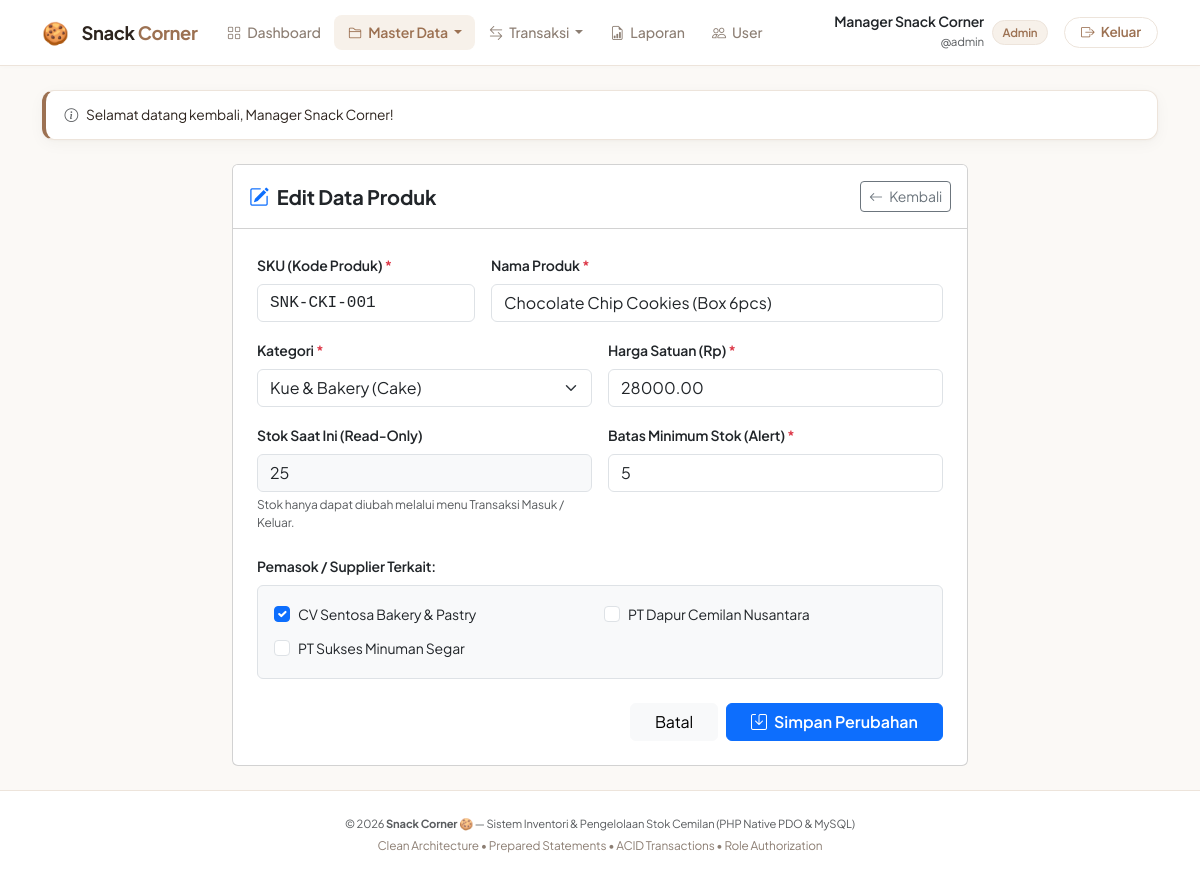
Screenshot of /public/products/edit.php?id=1 (signed in) with the database file from the repository.
### tables this page shows
CREATE TABLE products (
    id INT AUTO_INCREMENT PRIMARY KEY,
    category_id INT NOT NULL,
    sku VARCHAR(50) NOT NULL UNIQUE,
    name VARCHAR(150) NOT NULL,
    price DECIMAL(12,2) NOT NULL DEFAULT 0.00,
    stock INT NOT NULL DEFAULT 0,
    minimum_stock INT NOT NULL DEFAULT 5,
    created_at TIMESTAMP DEFAULT CURRENT_TIMESTAMP,
    updated_at TIMESTAMP DEFAULT CURRENT_TIMESTAMP ON UPDATE CURRENT_TIMESTAMP,
    FOREIGN KEY (category_id) REFERENCES categories(id) ON UPDATE CASCADE ON DELETE RESTRICT
);

CREATE TABLE categories (
    id INT AUTO_INCREMENT PRIMARY KEY,
    name VARCHAR(100) NOT NULL UNIQUE,
    description TEXT NULL,
    created_at TIMESTAMP DEFAULT CURRENT_TIMESTAMP
);

CREATE TABLE suppliers (
    id INT AUTO_INCREMENT PRIMARY KEY,
    name VARCHAR(150) NOT NULL,
    contact_person VARCHAR(100) NULL,
    phone VARCHAR(20) NULL,
    address TEXT NULL,
    created_at TIMESTAMP DEFAULT CURRENT_TIMESTAMP
);

### helpers/auth.php (called while the page is built, shortened)
<?php
function url(string $path = ''): string
{
    $path = ltrim($path, '/');
    return BASE_URL . ($path ? '/' . $path : '');
}

### helpers/validation.php (called while the page is built, shortened)
<?php
function validate_int($value, ?int $min = null, ?int $max = null)
{
    $options = [];
    if ($min !== null) $options['min_range'] = $min;
    $filterOptions = !empty($options) ? ['options' => $options] : 0;
    return filter_var($value, FILTER_VALIDATE_INT, $filterOptions);
}

### helpers/escape.php (called while the page is built, shortened)
<?php
function e($value): string
{
    return htmlspecialchars((string) $value, ENT_QUOTES, 'UTF-8');
}

### public/products/edit.php (the view, shortened to what this page needs)
<?php
require_once __DIR__ . '/../../config/database.php';
require_once __DIR__ . '/../../helpers/escape.php';
require_once __DIR__ . '/../../helpers/auth.php';
require_once __DIR__ . '/../../helpers/validation.php';
$id = validate_int($_GET['id'] ?? null, 1);
$stmt = $pdo->prepare('SELECT * FROM products WHERE id = :id');
$stmt->execute(['id' => $id]);
$product = $stmt->fetch();
$stmtSup = $pdo->prepare('SELECT supplier_id FROM product_suppliers WHERE product_id = :id');
$stmtSup->execute(['id' => $id]);
$currentSuppliers = $stmtSup->fetchAll(PDO::FETCH_COLUMN);
$categories = $pdo->query('SELECT id, name FROM categories ORDER BY name ASC')->fetchAll();
$suppliers = $pdo->query('SELECT id, name FROM suppliers ORDER BY name ASC')->fetchAll();
$sku = $product['sku'];
$name = $product['name'];
$categoryId = $product['category_id'];
$price = $product['price'];
$minimumStock = $product['minimum_stock'];
$selectedSuppliers = $currentSuppliers;
include __DIR__ . '/../../views/header.php';
?>
<div class="row justify-content-center">
    <div class="col-lg-8">
        <div class="card">
            <div class="card-header bg-white py-3 d-flex justify-content-between align-items-center">
                <h5 class="fw-bold mb-0 text-dark">
                    <i class="bi bi-pencil-square me-2 text-primary"></i>Edit Data Produk
                </h5>
                <a href="<?= url('products/index.php') ?>" class="btn btn-sm btn-outline-secondary">
                    <i class="bi bi-arrow-left me-1"></i> Kembali
                </a>
            </div>
            <div class="card-body p-4">
                <form method="POST" action="<?= url('products/edit.php?id=' . $id) ?>">
                    <div class="row g-3 mb-3">
                        <div class="col-md-4">
                            <label for="sku" class="form-label small fw-semibold">SKU (Kode Produk) <span class="text-danger">*</span></label>
                            <input type="text" class="form-control font-monospace" id="sku" name="sku" value="<?= e($sku) ?>" required>
                        </div>
                        <div class="col-md-8">
                            <label for="name" class="form-label small fw-semibold">Nama Produk <span class="text-danger">*</span></label>
                            <input type="text" class="form-control" id="name" name="name" value="<?= e($name) ?>" required>
                        </div>
                    </div>
                    <div class="row g-3 mb-3">
                        <div class="col-md-6">
                            <label for="category_id" class="form-label small fw-semibold">Kategori <span class="text-danger">*</span></label>
                            <select class="form-select" id="category_id" name="category_id" required>
                                <?php foreach ($categories as $cat): ?>
                                    <option value="<?= $cat['id'] ?>" <?= $categoryId == $cat['id'] ? 'selected' : '' ?>>
                                        <?= e($cat['name']) ?>
                                    </option>
                                <?php endforeach; ?>
                            </select>
                        </div>
                        <div class="col-md-6">
                            <label for="price" class="form-label small fw-semibold">Harga Satuan (Rp) <span class="text-danger">*</span></label>
                            <input type="number" step="100" class="form-control" id="price" name="price" value="<?= e($price) ?>" required min="0">
                        </div>
                    </div>
                    <div class="row g-3 mb-4">
                        <div class="col-md-6">
                            <label class="form-label small fw-semibold">Stok Saat Ini (Read-Only)</label>
                            <input type="text" class="form-control bg-light" value="<?= number_format($product['stock']) ?>" readonly>
                            <div class="form-text" style="font-size: 0.75rem;">Stok hanya dapat diubah melalui menu Transaksi Masuk / Keluar.</div>
                        </div>
                        <div class="col-md-6">
                            <label for="minimum_stock" class="form-label small fw-semibold">Batas Minimum Stok (Alert) <span class="text-danger">*</span></label>
                            <input type="number" class="form-control" id="minimum_stock" name="minimum_stock" value="<?= e($minimumStock) ?>" required min="0">
                        </div>
                    </div>
                    <div class="mb-4">
                        <label class="form-label small fw-semibold d-block">Pemasok / Supplier Terkait:</label>
                        <div class="p-3 border rounded bg-light">
                            <?php if (empty($suppliers)): ?>
                                <small class="text-muted">Belum ada data supplier.</small>
                            <?php else: ?>
                                <div class="row g-2">
                                    <?php foreach ($suppliers as $sup): ?>
                                        <div class="col-md-6">
                                            <div class="form-check">
                                                <input class="form-check-input" type="checkbox" name="suppliers[]" value="<?= $sup['id'] ?>" id="sup_<?= $sup['id'] ?>" <?= in_array($sup['id'], $selectedSuppliers) ? 'checked' : '' ?>>
                                                <label class="form-check-label small" for="sup_<?= $sup['id'] ?>">
                                                    <?= e($sup['name']) ?>
                                                </label>
                                            </div>
                                        </div>
                                    <?php endforeach; ?>
                                </div>
                            <?php endif; ?>
                        </div>
                    </div>
                    <div class="d-flex justify-content-end gap-2">
                        <a href="<?= url('products/index.php') ?>" class="btn btn-light px-4">Batal</a>
                        <button type="submit" class="btn btn-primary px-4 fw-semibold">
                            <i class="bi bi-save me-1"></i> Simpan Perubahan
                        </button>
                    </div>
                </form>
            </div>
        </div>
    </div>
</div>
<?php include __DIR__ . '/../../views/footer.php'; ?>

### public/css/style.css (style rules this page uses)
:root { --coksu-primary: #9c7152; --coksu-primary-hover: #865e41; --coksu-primary-active: #724f35; --coksu-light: #f7f1ea; --coksu-light-hover: #efe4d8; --coksu-border: #ede4db; --coksu-border-subtle: #f3ece4; --body-bg: #fbf9f6; --card-bg: #ffffff; --text-heading: #2d241e; --text-body: #4a3e35; --text-muted: #8c7e73; --text-subtle: #b3a59a; --accent-success: #448358; --accent-success-bg: #eff7f2; --accent-danger: #c24d4d; --accent-danger-bg: #fdf2f2; --accent-info: #5a7d9a; --accent-info-bg: #f0f5fa; --accent-warning: #c27f38; --accent-warning-bg: #fdf7ee; --radius-sm: 8px; --radius-md: 12px; --radius-lg: 16px; --radius-pill: 50px; --shadow-subtle: 0 1px 3px rgba(60, 45, 35, 0.03), 0 4px 16px rgba(60, 45, 35, 0.04); --shadow-card: 0 2px 12px rgba(60, 45, 35, 0.035), 0 8px 24px rgba(60, 45, 35, 0.03); --shadow-dropdown: 0 10px 30px rgba(60, 45, 35, 0.08); }
body { background-color: var(--body-bg); color: var(--text-body); font-family: 'Plus Jakarta Sans', system-ui, -apple-system, sans-serif; min-height: 100vh; display: flex; flex-direction: column; letter-spacing: -0.01em; -webkit-font-smoothing: antialiased; }

### rows the page displays
products: sku "SNK-CKI-001", name "Chocolate Chip Cookies (Box 6pcs)", category_id "Kue & Bakery (Cake)", price "28000.00", stock "25", minimum_stock "5"
suppliers: id "☑", name "CV Sentosa Bakery & Pastry"
suppliers: name "PT Dapur Cemilan Nusantara"
suppliers: name "PT Sukses Minuman Segar"

### other values shown
$currentUser['full_name'] "Manager Snack Corner"
$currentUser['username'] "admin"
$flash['message'] "Selamat datang kembali, Manager Snack Corner!"
